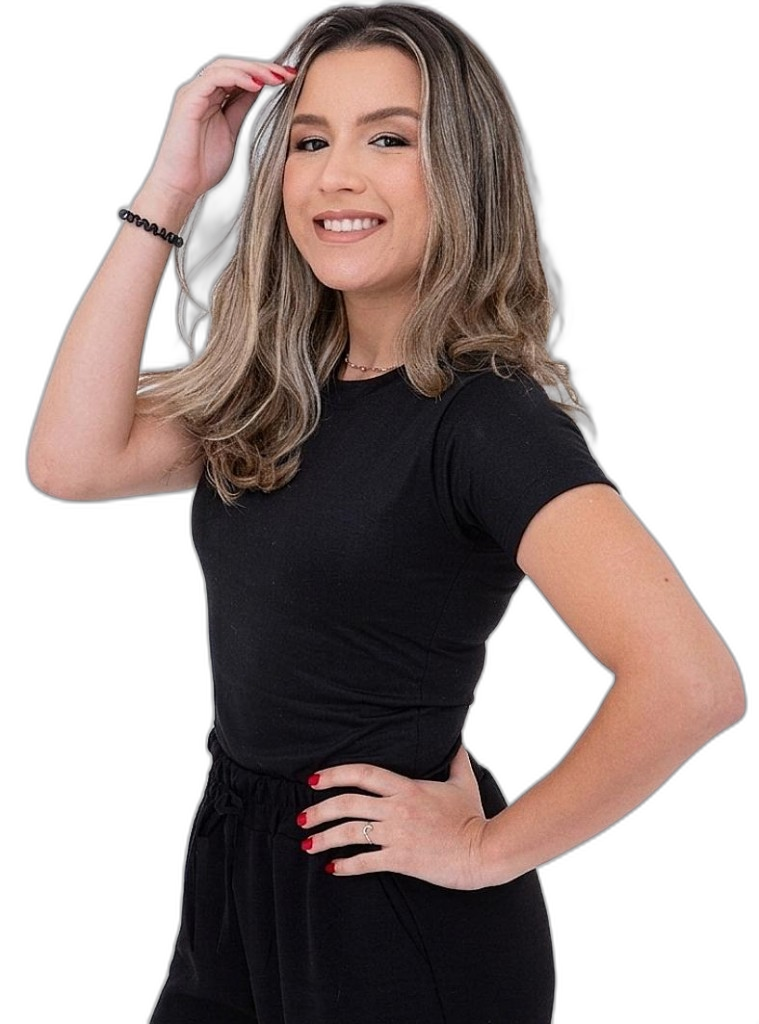
#> input picture assets/ingrid-cutout.png, 759 x 1024 px
$ python place_logo.py
#> lines starting #> are read from the running program, lines starting #| are printed output that depends on the picture; after the words box and inside, x2 and y2 are one past the last pixel; in counts of white or black regions, pixels touching at a corner belong together; pictures that were not available may be replaced by others from this repository, and a replacement may not be noted
#> in main, photo is the input picture: PIL image 759x1024 RGBA; mean R, G, B, A 54.7, 42.7, 39.9, 135.2
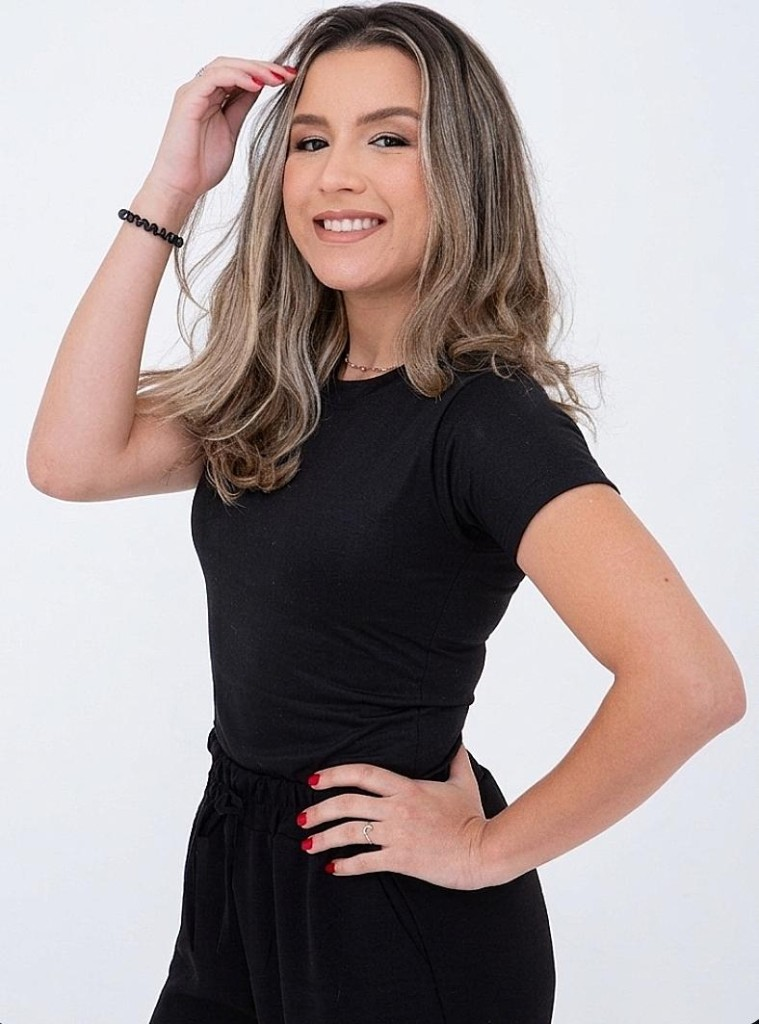
#> input picture assets/ingrid.png, 759 x 1024 px, given in place of icon.png, which was not available
#> in main, icon is the input picture: PIL image 759x1024 RGB; mean R, G, B 163.6, 152.1, 151.8
"""Compoe o logo 'IS' sobre o peito da Ingrid, simulando estampa na camisa.
Uso: python tools/place_logo.py [cx] [cy] [size] [mode]
  cx, cy : centro do logo na imagem (px)
  size   : diametro do logo (px)
  mode   : 'color' (emblema circular colorido) ou 'white' (monocromatico branco)
"""
import sys
from pathlib import Path
from PIL import Image, ImageDraw, ImageFilter, ImageOps

ROOT = Path(__file__).resolve().parent.parent
PHOTO = ROOT / "assets" / "ingrid-cutout.png"
ICON = ROOT / "assets" / "icon.png"
OUT = ROOT / "assets" / "ingrid-logo.png"

cx = int(sys.argv[1]) if len(sys.argv) > 1 else 330
cy = int(sys.argv[2]) if len(sys.argv) > 2 else 540
size = int(sys.argv[3]) if len(sys.argv) > 3 else 95
mode = sys.argv[4] if len(sys.argv) > 4 else "color"
rot = -8  # leve inclinacao para acompanhar o corpo


def circular(img: Image.Image) -> Image.Image:
    img = img.convert("RGBA")
    w, h = img.size
#> w = 759; h = 1024
    s = min(w, h)
#> s = 759
    img = img.crop(((w - s) // 2, (h - s) // 2, (w - s) // 2 + s, (h - s) // 2 + s))
#> img: PIL image 759x759 RGBA
    mask = Image.new("L", (s, s), 0)
#> mask: PIL image 759x759 L; every value is 0
    ImageDraw.Draw(mask).ellipse((0, 0, s, s), fill=255)
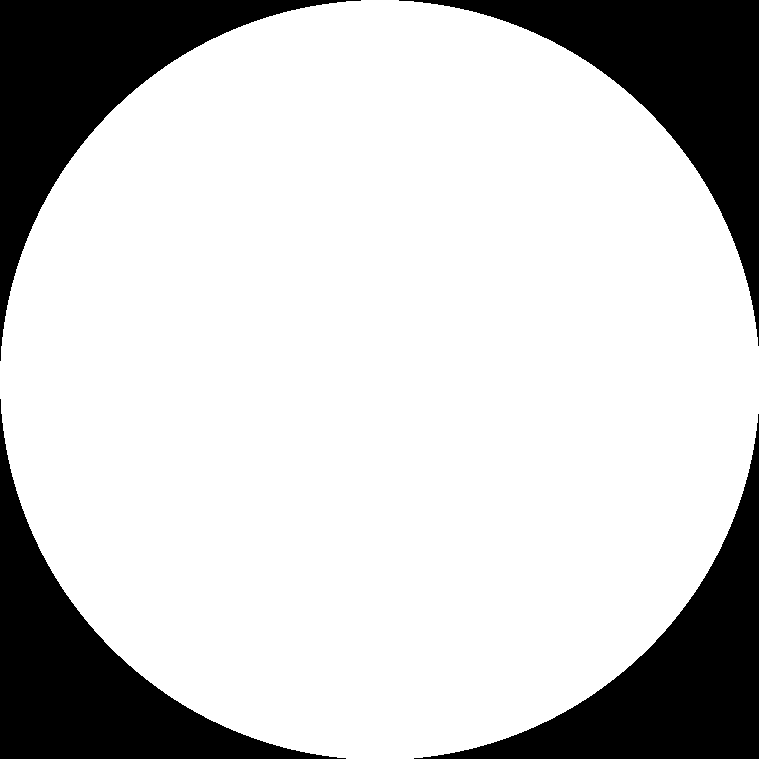
#> mask: PIL image 759x759 L; 78.7% white; 4 black regions, box (x1, y1, x2, y2) and area: (0, 0, 361, 361) 31017, (399, 0, 759, 346) 30656, (0, 399, 346, 759) 30656, (414, 414, 759, 759) 30296
    img.putalpha(mask)
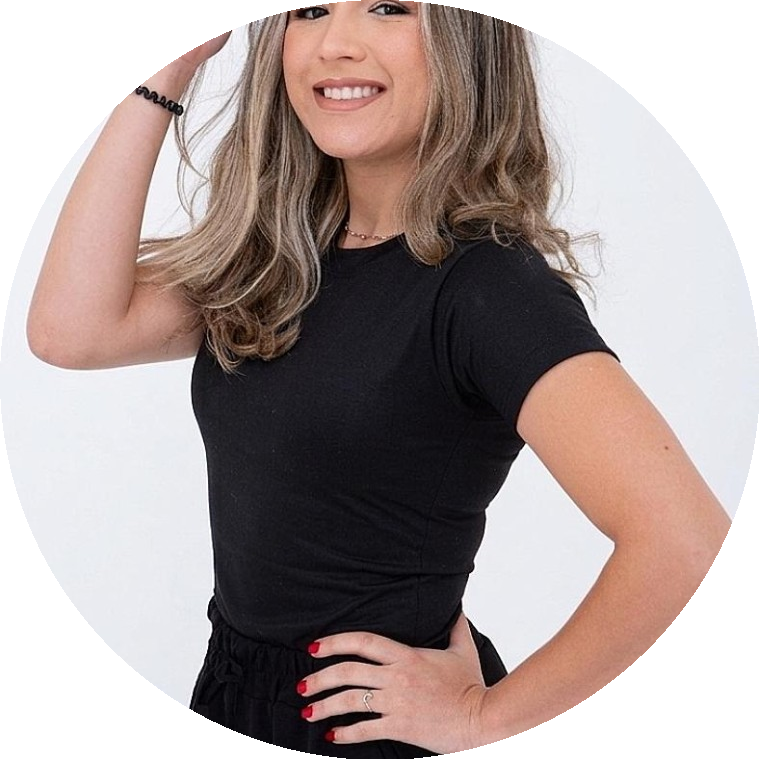
#> img: PIL image 759x759 RGBA; mean R, G, B, A 163.7, 149.8, 148.1, 200.7; transparent parts drawn white
    return img


def to_white(img: Image.Image) -> Image.Image:
    """Extrai as letras escuras do icone e pinta de branco (estampa tom-sobre-tom)."""
    gray = ImageOps.grayscale(img.convert("RGB"))
    # letras roxas sao mais escuras que o fundo lilas
    alpha = gray.point(lambda p: 255 if p < 120 else 0)
    alpha = alpha.filter(ImageFilter.GaussianBlur(0.6))
    white = Image.new("RGBA", img.size, (255, 255, 255, 0))
    white.putalpha(alpha)
    rgb = Image.new("RGBA", img.size, (245, 240, 250, 0))
    rgb.putalpha(alpha)
    return rgb


def main() -> None:
    photo = Image.open(PHOTO).convert("RGBA")
    icon = Image.open(ICON)

    emblem = circular(icon) if mode == "color" else to_white(icon)
    emblem = emblem.resize((size, size), Image.LANCZOS)
    emblem = emblem.rotate(rot, expand=True, resample=Image.BICUBIC)
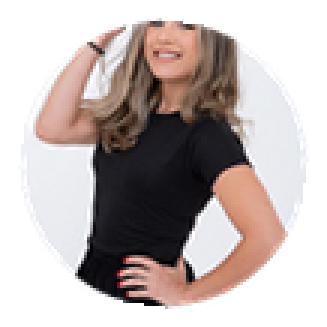
#> emblem: PIL image 109x109 RGBA (shown 3 times larger); mean R, G, B, A 93.4, 82.7, 80.8, 152.3; transparent parts drawn white

    # sombra suave para integrar ao tecido
    if mode == "color":
        shadow = Image.new("RGBA", emblem.size, (0, 0, 0, 0))
#> shadow: PIL image 109x109 RGBA; every value is 0
        sh_alpha = emblem.split()[3].point(lambda p: int(p * 0.55))
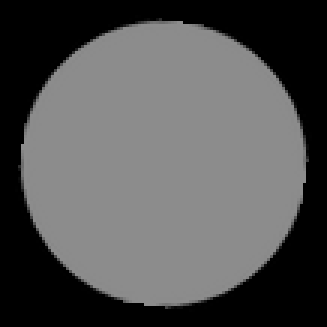
#> sh_alpha: PIL image 109x109 L (shown 3 times larger); min 0, max 140, mean 83.6
        shadow.putalpha(sh_alpha)
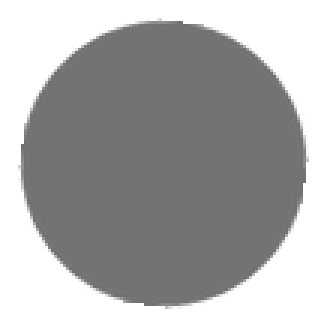
#> shadow: PIL image 109x109 RGBA (shown 3 times larger); mean R, G, B, A 0, 0, 0, 83.6; transparent parts drawn white
        shadow = shadow.filter(ImageFilter.GaussianBlur(4))
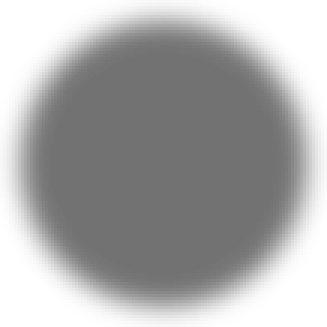
#> shadow: PIL image 109x109 RGBA (shown 3 times larger); mean R, G, B, A 0, 0, 0, 83.6; transparent parts drawn white
        sx = cx - emblem.width // 2 + 3
#> sx = 279
        sy = cy - emblem.height // 2 + 4
#> sy = 490
        photo.alpha_composite(shadow, (sx, sy))

    x = cx - emblem.width // 2
#> x = 276
    y = cy - emblem.height // 2
#> y = 486
    photo.alpha_composite(emblem, (x, y))
    photo.save(OUT)
    print(f"OK -> {OUT.name} centro=({cx},{cy}) size={size} mode={mode}")


if __name__ == "__main__":
    main()
